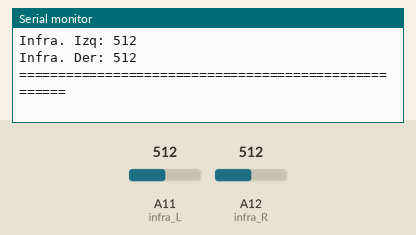
Simulated run of this sketch. Board: Arduino Mega 2560, built with avr-gcc and run on an emulated ATmega2560. Parts: the last lines printed to the serial monitor. The test bench sets the inputs (shaded band); at power-on: A12 (infra_R) = 512, A11 (infra_L) = 512.

Above: at 6.1 s.
6.2 s: A12 (infra_R) set to 989
At 7.3 s:
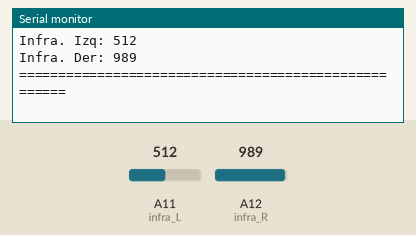
9.9 s: A12 (infra_R) set to 1013
At 10.6 s:
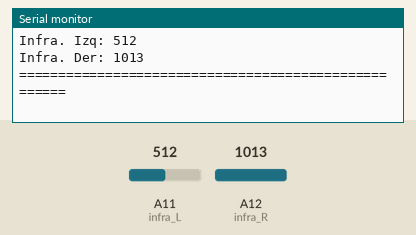
Timing chart, 0 to 12.4 s (numbered marks = the images above; inputs shaded):
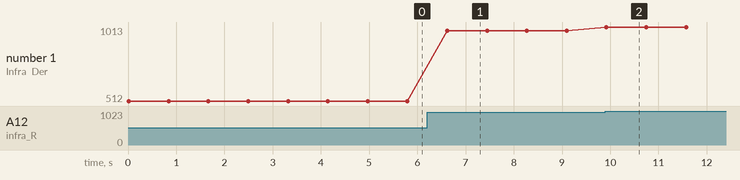

The sketch:

Infra_test.ino
```cpp
/*-----------------------------------
 *            SENSORES             *
-----------------------------------*/
/*  infrarrojos  */
const int infra_L = A11;
const int infra_R = A12;


/*-----------------------------------
 *            VARIABLES            *
-----------------------------------*/
/*  Variables de infrarrojos  */
int inf_L = 0;
int inf_R = 0;


/*-----------------------------------
 *              SETUP              *
-----------------------------------*/
void setup() {
  Serial.begin(9600);
}


/*-----------------------------------
 *              LOOP               *
-----------------------------------*/
void loop() {
  /*  Lecturas  */
  Leer();

  Imprimir();
  delay(800);
}


/*-----------------------------------
 *       FUNCIONES Y PROCESOS      *
-----------------------------------*/

void Leer(){
  inf_L = analogRead(infra_L);
  inf_R = analogRead(infra_R);
}

void Imprimir(){
  Serial.print("Infra. Izq: ");Serial.println(inf_L);
  Serial.print("Infra. Der: ");Serial.println(inf_R);
  Serial.println("=====================================================");
}
```

Measured:
- after the input at 6.2 s, the serial monitor: prints a new line after 0.42 s (image 1)
- after the input at 9.9 s, the serial monitor: prints a new line at once (image 2)
- plotted number 1: 512 → 989 after the input at 6.2 s, 989 → 1013 after the input at 9.9 s
